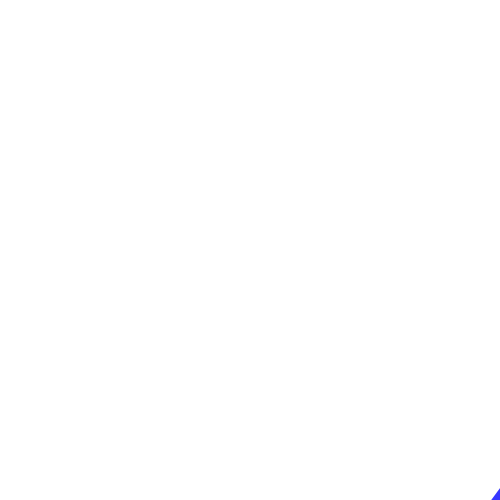
Frame 1 (no input)
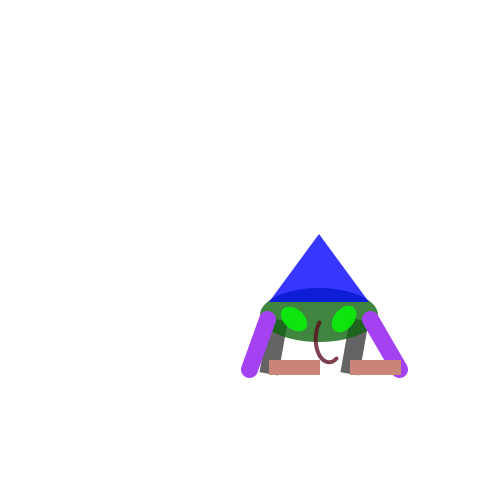
Frame 60 (the mouse pressed at the canvas centre just before this capture)
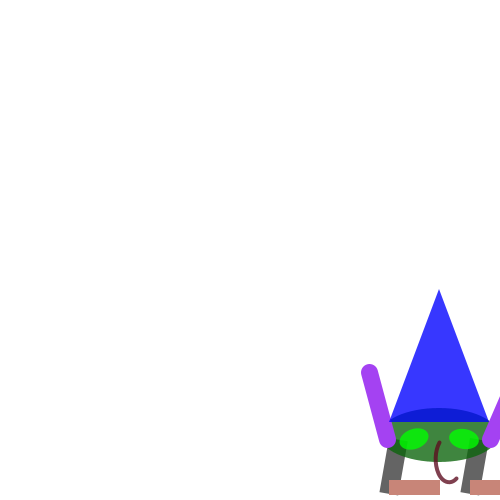
Frame 120 (the mouse held since frame 60 and released just before this capture)

The Processing sketch that drew these frames (run headless with seeded random() and noise(); from frame 60 on, the mouse is pressed at the canvas centre):

// Processing sketch: FinalTemplate
// ── FinalTemplate.pde
color BG = color(255);

ArrayList<Sprite> list = new ArrayList<Sprite>();
Sprite s = new Obi(100, 100, color(100, 100, 100), color(10, 101, 0), 14, 70);

void setup() {
  size(500, 500);
  surface.setResizable(true);
  list.add(s);
}

void draw() {
  background(BG);
  restoreDefaults();
  for (Sprite s : list) {
    s.move();
    s.display();
  }
}

void restoreDefaults() {
  noStroke();
  fill(0);
  strokeWeight(1);
  rectMode(CORNER);
  ellipseMode(CENTER);
}
// ── Obi.pde
class Obi implements Sprite {
  color no = color(10, 100, 10);
  int transP = 200;
  color blue= color(0, 0, 255);
  color black= color(0, 0, 0);
  int red= color(255, 0, 0);
  color yellow= color(227, 227, 0);
  color green= color(0, 255, 0);
  color mycolor= color(255, 188, 0);
  int r1 = 10;
  boolean CHGCLR=false;
  boolean CHGCLR2=false;
  boolean hat=false;
  int mycolor2=color(200, 133, 120);
  int mycolor3=color(92, 12, 31);
  int scaleSize=3;
  float r=0;
  int step= 1;
  long mark = 0;
  long wait = 50;
  int moreColor = color(200, 226, 26);
  int numSteps = 100;
  int hiscolor = color(random(0, 255), random(0, 255), random(0, 255));
  int px, x, y;
  int moveX=1;
  int moveY=1;
  Obi(int x, int y, color red, color moreColor, int step, long wait ) {
    this.x=x;
    this.y=y;
    this.red = red;
    this.moreColor = moreColor;
    this.step=step;
    this.wait=wait;
  }
  void display() {
    drawCreature();
  }
  void move() {
    x+=moveX;
    y+=moveY;
    if (x>=width) {
      x=width;
      moveX=2;
    }else if (x<= 0) {
      x=0;
      moveX=-2;
    }
    if (y>=height) {
      y=height;
      moveY=2;
    }else if (y<= 0) {
      y=0;
      moveY=-2;
    }
  }
  void drawLegs() {
    fill(red);
    noStroke();
    pushMatrix();
    translate(x+50, y+99);
    rotate(radians(r1));
    rect(0, 0, 19, 55);//50,99,19,55
    popMatrix();

    pushMatrix();
    translate(x+131, y+99);
    rotate(radians(r1));
    rect(0, 0, 19, 55); //131,99,19,55
    popMatrix();
  }

  void drawBody() {
    noStroke();
    fill(no, transP);
    ellipse(x+100, y+96, 118, 54);//100,96,118,54
    fill(green, transP);
  }

  void drawEyes() {
    fill(green, transP);
    noStroke();
    pushMatrix();
    translate(x+125, y+100);
    rotate(radians(r-10));
    ellipse(0, 0, 20, 30);//125,100,20,20
    popMatrix(); 

    pushMatrix();
    translate(x+75, y+100);
    rotate(radians(-r));
    ellipse(0, 0, 20, 30);//75,100,20,20
    popMatrix();
  }

  void drawHat() {
    if (hat) {
      noStroke();
      fill(blue, transP);
      triangle(x+50, y+83, x+100, y-50, x+150, y+83);//50,83,100,15,150,83
    } else {
      noStroke();
      fill(blue, transP);
      triangle(x+50, y+83, x+100, y+15, x+150, y+83);//50,83,100,15,150,83
    }
  }

  void drawArms() {
    if (CHGCLR) {
      mycolor=hiscolor;
      strokeWeight(17);
      stroke(mycolor);
      line(x+180, y+150, x+151, y+100);//180,33,151,100
      line(x+30, y+150, x+48, y+100);//30,33,48,100
    } else {
      strokeWeight(17);
      stroke(mycolor);
      line(x+180, y+33, x+151, y+100);//180,33,151,100
      line(x+30, y+33, x+48, y+100);//30,33,48,100
    }
  }

  void drawCreature() {
    stoplight();
    theHack();
    myScale();  
    drawLegs();
    drawBody();
    drawArms();
    drawHat();
    drawEyes();
    drawFeet();
    drawNose();
    move();
    //land();
  }

  void drawFeet() {
    fill(mycolor2);
    rect(x+50, y+141, 51, 15);//50,141,51,15
    rect(x+131, y+141, 51, 15);//131,141,51,15
  }

  void drawNose() {
    noFill();
    strokeWeight(4);
    stroke(mycolor3, transP);
    arc(x+110, y+120, 26, 47, 1, PI+QUARTER_PI, OPEN);//110,120,26,47,1
    r=r+10;
  }

  void theHack() {
    px = x;
    if (x != px) {
      x = x - 100;
      y = y - 100;
    }
  }

  void stoplight() {
    if (millis() - mark > wait) {
      step = step < numSteps ? step+ 1 : 1;
      mark = millis();
    }

    if (step<33) {
      CHGCLR=true;
      CHGCLR2=false;
      hat=false;
    } else if (step<66) {
      hat=true;
      CHGCLR=false;
      CHGCLR2=false;
    } else {
      CHGCLR2=true;
      hat=false;
      CHGCLR=false;
    }
  }


  void myScale() {
    scale(scaleSize);
    if (CHGCLR2) {
      scaleSize=2;
    } else {
      scaleSize=1;
    }
    scale(1);
  }
  void land() {
    for (int l=0; l<10; l=l+0) {
      l=constrain(l, height, height); 
      fill(moreColor); 
      ellipse(l, l, width, 38);
    }
  }
}
// ── Sprite.pde
interface Sprite {
  void display();
  void move();
}
